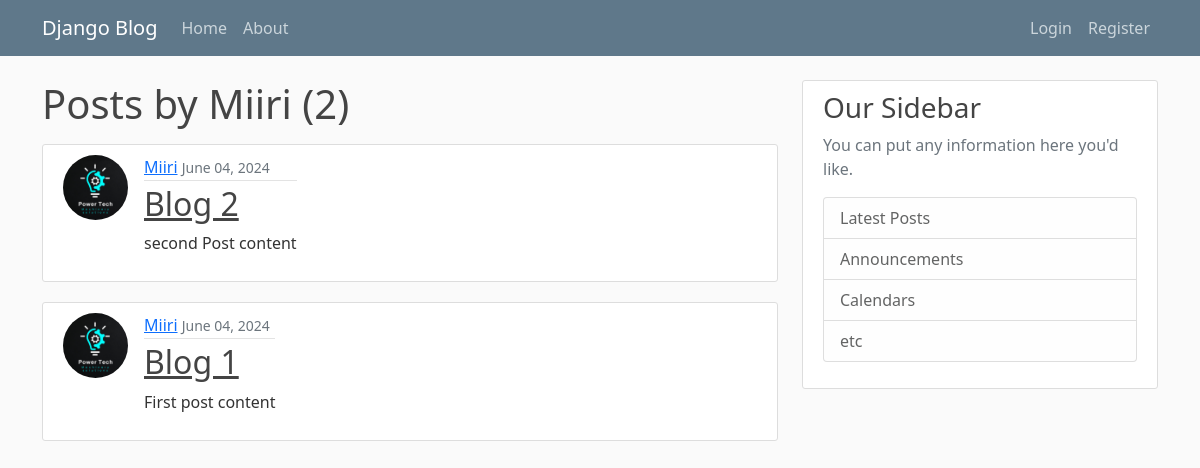
/user/Miiri, run on an earlier commit of the app's database.
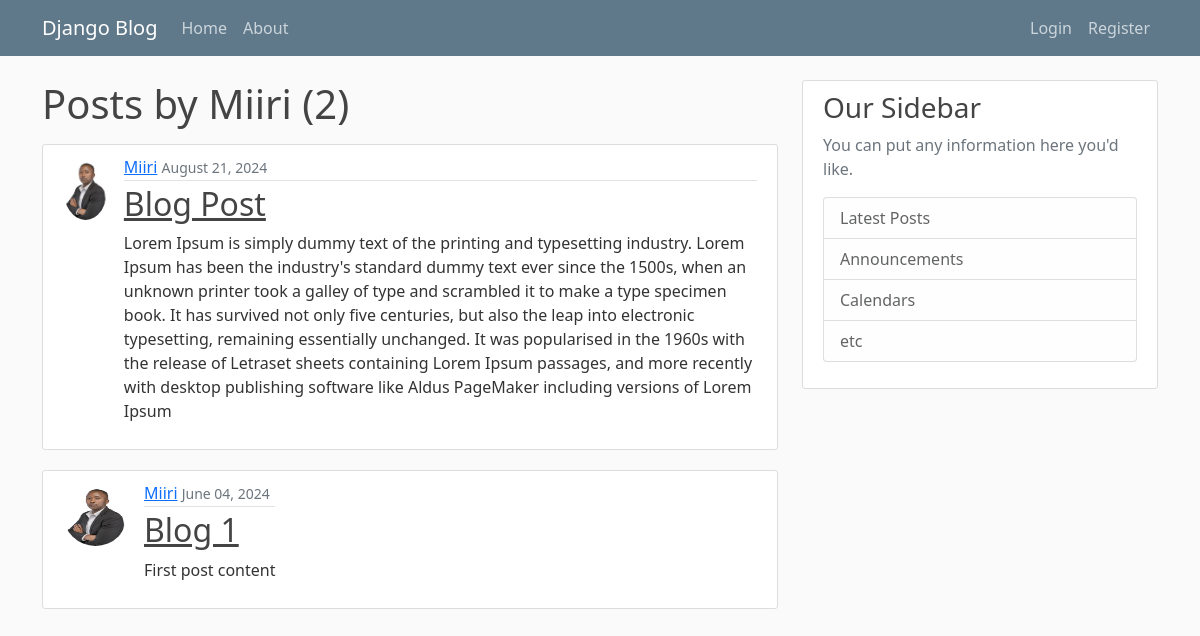
And on a later commit of the database.
### blog/models.py (models this page shows, shortened)
class Post(models.Model):
    title = models.CharField(max_length=100)
    content = models.TextField()
    date_posted = models.DateTimeField(default=timezone.now)
    author = models.ForeignKey(User, on_delete=models.CASCADE)

### users/models.py (models this page shows, shortened)
class Profile(models.Model):
    user = models.OneToOneField(User, on_delete=models.CASCADE)
    image = models.ImageField(default='ELECTRICITY.png', upload_to='profile_pics')

### blog/views.py (the view)
# urls.py: path('user/<str:username>', UserPostlistView.as_view(), name = 'user-posts'),
class UserPostlistView(ListView):
    model = Post
    template_name = 'blog/user_posts.html' #<app>/<model>_<viewtype>.html
    context_object_name = 'posts'
    paginate_by = 5
    def get_queryset(self):
        user = get_object_or_404(User, username=self.kwargs.get('username'))
        return Post.objects.filter(author=user).order_by('-date_posted')

### blog/templates/blog/user_posts.html (shortened to what this page needs)
{% extends "blog/base.html" %}
{% block content%}
    <h1 class="mb-3">Posts by {{ view.kwargs.username }} ({{ page_obj.paginator.count  }})</h1>
    {% for post in posts %}
        <article class="media content-section d-flex align-items-start">
            <img class = "rounded-circle article-img mr-3" src="{{ post.author.profile.image.url }}" >
            <div class="media-body">
                <div class="article-metadata">
                    <a class="mr-2" href="{% url 'user-posts' post.author.username %}">{{ post.author }}</a>
                    <small class="text-muted">{{ post.date_posted| date:"F d, Y" }}</small>
                </div>
                <h2><a class="article-title" href="{% url 'post-detail' post.id %}">{{ post.title }}</a></h2>
                <p class="article-content">{{ post.content }}</p>
            </div>
        </article>
    {% endfor %}
{% endblock content %}

What changed in the data, as far as the page shows it:
removed Post: author.profile.image (picture), author "Miiri", date_posted "June 04, 2024", title "Blog 2", content "second Post content"
added Post: author.profile.image (picture), author "Miiri", date_posted "August 21, 2024", title "Blog Post", content "Lorem Ipsum is simply dummy text of the printing and typesetting industry. Lorem Ipsum has been the industry's standard dummy text ever since the 1500s, when an unknown printer took a galley of type and scrambled it to make a type specimen book. It has survived not only five centuries, but also the leap into electronic typesetting, remaining essentially unchanged. It was popularised in the 1960s with the release of Letraset sheets containing Lorem Ipsum passages, and more recently with desktop publishing software like Aldus PageMaker including versions of Lorem Ipsum"
changed through a linked row, Post "Blog 1": author.profile.image: a different picture
